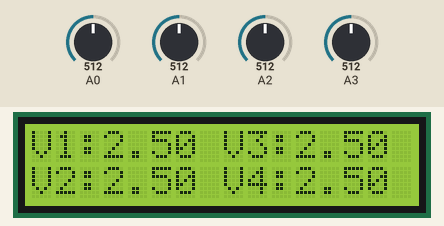
Simulated run of this sketch. Board: Arduino Uno, built with avr-gcc and run on an emulated ATmega328P. Parts: 16×2 character LCD. The test bench sets the inputs (shaded band); at power-on: A0 = 512, A1 = 512, A2 = 512, A3 = 512.

Above: at 8.2 s.
8.3 s: A0 set to 716
At 9.9 s:
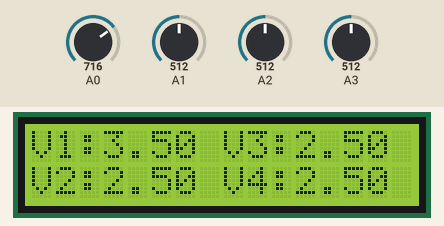
10.5 s: A1 set to 716
At 11.7 s:
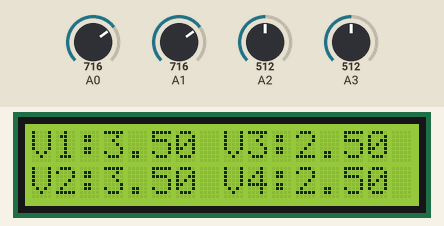
12.5 s: A2 set to 716
At 13.6 s:
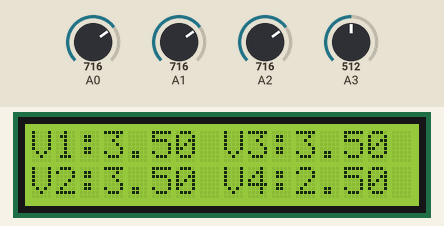
14.6 s: A3 set to 716
At 15.4 s:
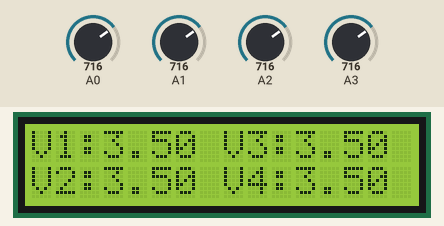
16.6 s: A0 set to 992
At 18.3 s:
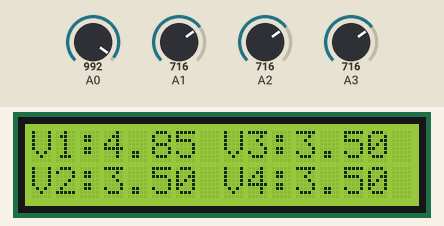
18.6 s: A1 set to 992
At 20.3 s:
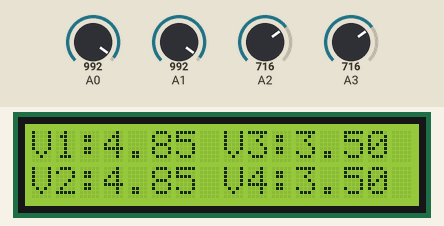
Timing chart, 0 to 21.6 s (numbered marks = the images above; inputs shaded):
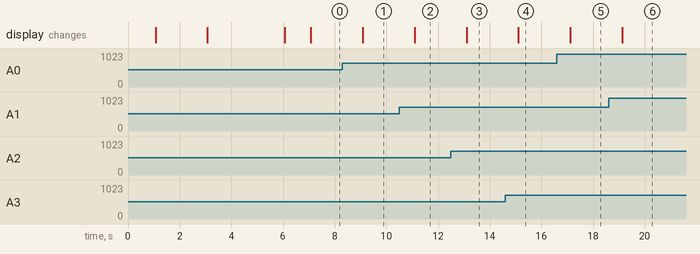

The sketch:

Scrolling_text.ino
```cpp
#include <LiquidCrystal.h>
LiquidCrystal lcd(7,6,5,4,3,2);

void setup() {

  lcd.begin(16, 2);
  // Print a message to the LCD.
  lcd.clear();
  delay(1000);
  lcd.print("WELCOME TO");
    delay(2000);
    lcd.setCursor(0,1);
    lcd.print("The Core Systems");
    delay(3000);
    lcd.clear();
  delay(1000);
  lcd.setCursor(0,0);
  lcd.print("V1:");
  lcd.setCursor(0,1);
   lcd.print("V2:");
   lcd.setCursor(8,0);
   lcd.print("V3:");
   lcd.setCursor(8,1);
   lcd.print("V4:");


}

void loop() {

   int analogA0 = analogRead(A0);
   int analogA1 = analogRead(A1);
   int analogA2 = analogRead(A2);
   int analogA3 = analogRead(A3);

   float voltageA0 = analogA0 * 4.887 / 1000;
   float voltageA1 = analogA1 * 4.887 / 1000;
   float voltageA2 = analogA2 * 4.887 / 1000;
   float voltageA3 = analogA3 * 4.887 / 1000;

   lcd.setCursor(3, 0);
   lcd.print(voltageA0);
   lcd.setCursor(3, 1);
   lcd.print(voltageA1);
   lcd.setCursor(11, 0);
   lcd.print(voltageA2);
   lcd.setCursor(11, 1);
   lcd.print(voltageA3);

   delay(1000);
}
```

Measured:
- after the input at 8.3 s, the display: changes after 0.79 s (image 1)
- after the input at 10.5 s, the display: changes after 0.59 s (image 2)
- after the input at 12.5 s, the display: changes after 0.60 s (image 3)
- after the input at 14.6 s, the display: changes after 0.51 s (image 4)
- after the input at 16.6 s, the display: changes after 0.52 s (image 5)
- after the input at 18.6 s, the display: changes after 0.53 s (image 6)
